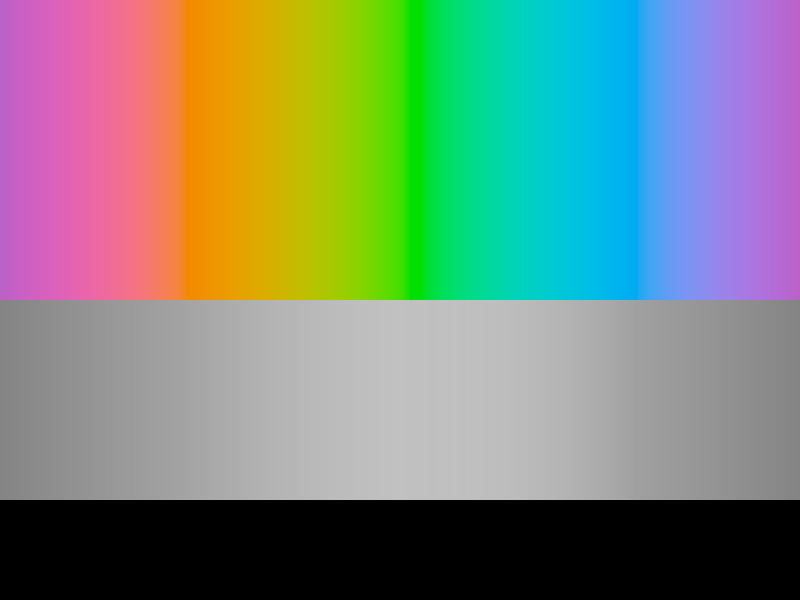
Frame 1 (no input)
Frame 2 (the mouse pressed at the canvas centre, redrawn once): identical to frame 1, image omitted

The Processing sketch that drew this single still picture (run headless with seeded random() and noise(); the mouse was pressed at the canvas centre and the sketch redrawn once):

// Processing sketch: rainbow
// ── rainbow.pde
void setup()
{
  size(800,600);
  
  noLoop();
}

void draw ()
{
  // -100, 0.75 0.35
  // 80 1.5 0.8
  // 260 0.75 0.35
  
  System.out.println(red(toGrey(color(100,100,100))));
  
  loadPixels();
  
  float a = 1.5;
  float b = 0.8;
  
  for(int i=0; i<400; i++)
  {
    float s = -100*(400-i)/400. + 80*i/400.;
    float l = .35/a*(400-i)/400. + .8/a*i/400.;
    float h = 1./b*(400-i)/400. + 1.3/b*i/400.;
    
    color c = getCubeHelix(h,s,l,1.);
    color c2 = toGrey(c);
    for (int j=0; j<300; j++)
    {
      pixels[i+j*width] = c;
      pixels[i+(j+300)*width] = c2;
    }
  }
  
  
  for(int i=400; i<800; i++)
  {
    float s = 80*(800-i)/400. + 260*(i-400)/400.;
    float l = .8/a*(800-i)/400. + .35/a*(i-400)/400.;
    float h = 1.3/b*(800-i)/400. + 1./b*(i-400)/400.;
    
    color c = getCubeHelix(h,s,l,1.);
    color c2 = toGrey(c);
    for (int j=0; j<300; j++)
    {
      pixels[i+j*width] = c;
      pixels[i+(j+300)*width] = c2;
    }
  }
  
  for(int i=0; i<800; i++)
  for(int j=500; j<600; j++)
  {
    pixels[i+j*width] = color(0);
  }
  
  
  updatePixels();
}

color getCubeHelix(float h, float s, float l, float gamma)
{
  float lp = pow(l, gamma);
  float a = 2*h*lp*(1-lp);
  float p = 2*PI*(s+140)/360;
  
  float cp = cos(p);
  float sp = sin(p);
  
  float r = lp   +   a  *  (cp * (-0.027444022037703) + sp * (0.958546250158684));
  float g = lp   +   a  *  (cp * (-0.092323445726082) + sp * (-0.284936986554441));
  float b = lp   +   a  *  (cp * (0.995350795962739));
  
  r = linToS(r);
  g = linToS(g);
  b = linToS(b);
  
  return color(max(0,min(255,r*255)), max(0,min(255,g*255)), max(0,min(255,b*255)));
}

color toGrey (color c)
{
  float r = sToLin(red(c)/255.);
  float g = sToLin(green(c)/255.);
  float b = sToLin(blue(c)/255.);
  
  float grey = .2126*r + .7152*g + .0722*b;
  
  return color(linToS(grey)*255);
}

float sToLin (float v)
{
  if(v<=0.04045)
    return v/12.92;
  
  return pow((v+0.055)/1.055, 2.4);
}

float linToS(float v)
{
  if(v<=0.0031308)
    return 12.92*v;
  
  return 1.055 * pow(v,1/2.4) - .055;
}
